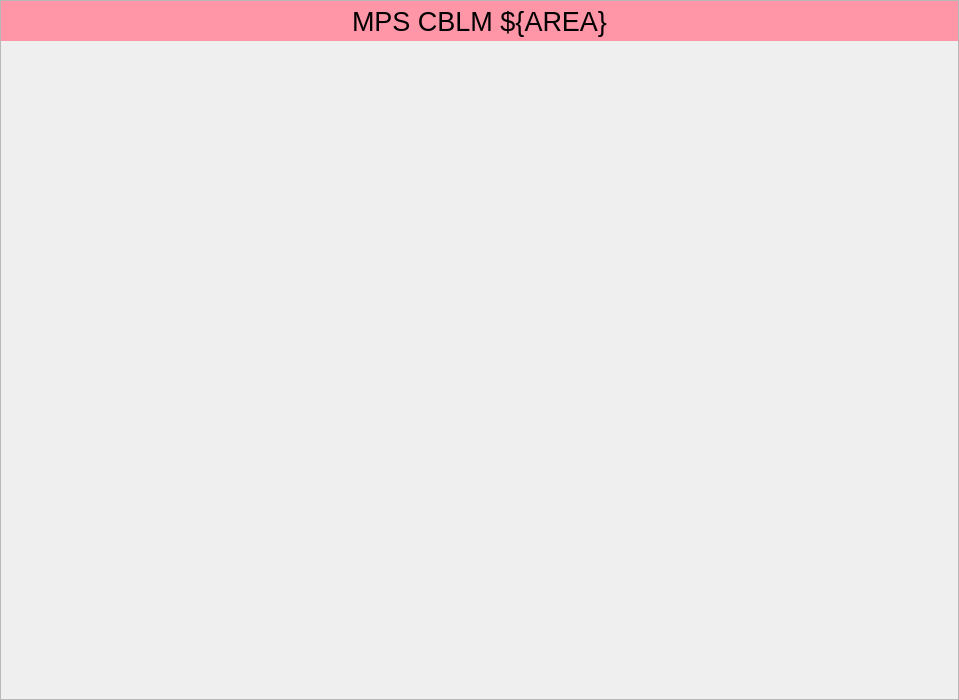
<?xml version="1.0" encoding="UTF-8"?>
<ui version="4.0">
 <class>Form</class>
 <widget class="QWidget" name="Form">
  <property name="geometry">
   <rect>
    <x>0</x>
    <y>0</y>
    <width>959</width>
    <height>700</height>
   </rect>
  </property>
  <property name="windowTitle">
   <string>Form</string>
  </property>
  <layout class="QGridLayout" name="gridLayout">
   <property name="leftMargin">
    <number>0</number>
   </property>
   <property name="topMargin">
    <number>0</number>
   </property>
   <property name="rightMargin">
    <number>0</number>
   </property>
   <property name="bottomMargin">
    <number>0</number>
   </property>
   <property name="spacing">
    <number>0</number>
   </property>
   <item row="0" column="0">
    <widget class="QScrollArea" name="scrollArea">
     <property name="widgetResizable">
      <bool>true</bool>
     </property>
     <widget class="QWidget" name="scrollAreaWidgetContents">
      <property name="geometry">
       <rect>
        <x>0</x>
        <y>0</y>
        <width>957</width>
        <height>698</height>
       </rect>
      </property>
      <layout class="QVBoxLayout" name="verticalLayout">
       <property name="spacing">
        <number>0</number>
       </property>
       <property name="leftMargin">
        <number>0</number>
       </property>
       <property name="topMargin">
        <number>0</number>
       </property>
       <property name="rightMargin">
        <number>0</number>
       </property>
       <property name="bottomMargin">
        <number>0</number>
       </property>
       <item>
        <widget class="QLabel" name="label">
         <property name="minimumSize">
          <size>
           <width>0</width>
           <height>40</height>
          </size>
         </property>
         <property name="maximumSize">
          <size>
           <width>16777215</width>
           <height>40</height>
          </size>
         </property>
         <property name="font">
          <font>
           <pointsize>20</pointsize>
          </font>
         </property>
         <property name="styleSheet">
          <string notr="true">background-color: rgb(255, 150, 168);</string>
         </property>
         <property name="text">
          <string>MPS CBLM ${AREA}</string>
         </property>
         <property name="alignment">
          <set>Qt::AlignCenter</set>
         </property>
        </widget>
       </item>
       <item>
        <widget class="PyDMTemplateRepeater" name="PyDMTemplateRepeater">
         <property name="toolTip">
          <string/>
         </property>
         <property name="layoutSpacing" stdset="0">
          <number>0</number>
         </property>
         <property name="templateFilename" stdset="0">
          <string>mps_cblm_embed.ui</string>
         </property>
         <property name="dataSource" stdset="0">
          <string>$PHYSICS_TOP/mps_configuration/current/display/device/${FILE}</string>
         </property>
        </widget>
       </item>
      </layout>
     </widget>
    </widget>
   </item>
  </layout>
 </widget>
 <customwidgets>
  <customwidget>
   <class>PyDMTemplateRepeater</class>
   <extends>QFrame</extends>
   <header>pydm.widgets.template_repeater</header>
  </customwidget>
 </customwidgets>
 <resources/>
 <connections/>
</ui>
